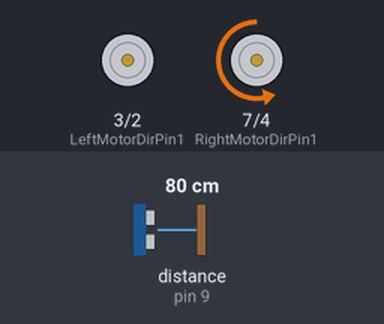
Recording of a sketch running on a simulated Arduino Uno, built with avr-gcc and run on an emulated ATmega328P. Shown: motor-driver pin pairs drawn as motors (green arrow = first pin HIGH = forward, orange = second pin HIGH = backward, longer = more drive, scaled by the enable pin). Wiring (inferred from the names in the program): ultrasonic range finder: trigger pin 8; echo pin 9. Inputs (shaded band) come from the test bench; at power-on: distance to the obstacle (sensor on pin 9) 80 cm. The echo pulse lasts 58.3 µs per cm; what the sketch prints to the serial monitor is not drawn.

Above: at 0.1 s.
Timing chart, 0 to 1.6 s (numbered marks = the images above):
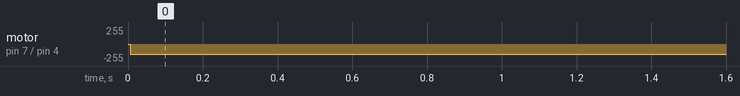

The sketch:

motorFun.ino
```cpp
// Define all pin connections
#define speedPinR 6    //  RIGHT PWM pin connect MODEL-X ENA
#define RightMotorDirPin1  7    //Right Motor direction pin 1 to MODEL-X IN1
#define RightMotorDirPin2  4    //Right Motor direction pin 2 to MODEL-X IN2
#define speedPinL 5    // Left PWM pin connect MODEL-X ENB
#define LeftMotorDirPin1  3    //Left Motor direction pin 1 to MODEL-X IN3
#define LeftMotorDirPin2  2   //Left Motor direction pin 1 to MODEL-X IN4
#define EchoPin    9   // Ultrasonic Echo pin connect to D2
#define TrigPin    8   // Ultrasonic Trig pin connect to D3

const int trct500Pin = A0; // 假设TRCT500连接到模拟输入A0


/*motor control*/
void go_Advance(void)  //Forward
{
  digitalWrite(RightMotorDirPin1, LOW);
  digitalWrite(RightMotorDirPin2,HIGH);
  digitalWrite(LeftMotorDirPin1,HIGH);
  digitalWrite(LeftMotorDirPin2,LOW);
  analogWrite(speedPinL,140);
  analogWrite(speedPinR,140);
}
void go_Left(int t=0)  //Turn left
{
  digitalWrite(RightMotorDirPin1,LOW );
  digitalWrite(RightMotorDirPin2,HIGH);
  digitalWrite(LeftMotorDirPin1,HIGH);
  digitalWrite(LeftMotorDirPin2,LOW);
  analogWrite(speedPinL,80);
  analogWrite(speedPinR,150);
  delay(t);
}
void go_Right(int t=0)  //Turn right
{
  digitalWrite(RightMotorDirPin1,LOW);
  digitalWrite(RightMotorDirPin2,HIGH);
  digitalWrite(LeftMotorDirPin1,HIGH);
  digitalWrite(LeftMotorDirPin2,LOW);
  analogWrite(speedPinL,150);
  analogWrite(speedPinR,80);
  delay(t);
}
void go_Back(int t=0)  //Reverse
{
  digitalWrite(RightMotorDirPin1,HIGH);
  digitalWrite(RightMotorDirPin2,LOW);
  digitalWrite(LeftMotorDirPin1,LOW);
  digitalWrite(LeftMotorDirPin2,HIGH);
  analogWrite(speedPinL,120);
  analogWrite(speedPinR,120);
  delay(t);
}
void stop_Stop()    //Stop
{
  digitalWrite(RightMotorDirPin1, LOW);
  digitalWrite(RightMotorDirPin2,LOW);
  digitalWrite(LeftMotorDirPin1,LOW);
  digitalWrite(LeftMotorDirPin2,LOW);
}

void go_Park(int t=0)
{
  digitalWrite(RightMotorDirPin1,LOW );
  digitalWrite(RightMotorDirPin2,HIGH);
  digitalWrite(LeftMotorDirPin1,HIGH);
  digitalWrite(LeftMotorDirPin2,LOW);
  analogWrite(speedPinL,0);
  analogWrite(speedPinR,150);
  delay(t);
}

void setup()
{

  pinMode(RightMotorDirPin1, OUTPUT);
  pinMode(RightMotorDirPin2, OUTPUT);
  pinMode(speedPinL, OUTPUT);

  pinMode(LeftMotorDirPin1, OUTPUT);
  pinMode(LeftMotorDirPin2, OUTPUT);
  pinMode(speedPinR, OUTPUT);

  pinMode(TrigPin, OUTPUT);
  pinMode(EchoPin, INPUT);
  pinMode(trct500Pin, INPUT);
  Serial.begin(9600);   // initialize serial for debugging

}


void loop()
{
  int data = analogRead(trct500Pin);

    // Ultrasonic Sensor
  digitalWrite(9, LOW);
  digitalWrite(TrigPin,LOW);        //Send level pulses to the Trigpin pins in low and high order
  delayMicroseconds(2);             //Delay time
  digitalWrite(TrigPin,HIGH);
  delayMicroseconds(10);
  digitalWrite(TrigPin,LOW);
  double cm=pulseIn(EchoPin,HIGH)/58.0;    //Read the pulse width and convert it to centimeters
  Serial.print(cm);
    Serial.print("读取到的数据: ");
  Serial.println(data);
  // the lower the voltage, the brighter it is
if(cm<30){
    if (data >= 1000 ) {
    go_Left();
    Serial.print("go left");
  } else  {
    go_Right();
        Serial.print("go right");
  }
}
else{
  go_Park();
  delay(2000);
  stop_Stop;
  delay(1000000);
}

} //end of loop
```

Measured:
- by itself, motor on pin 7 (RightMotorDirPin1) / pin 4 (RightMotorDirPin2): stopped → backward 150/255 at 0.01 s
